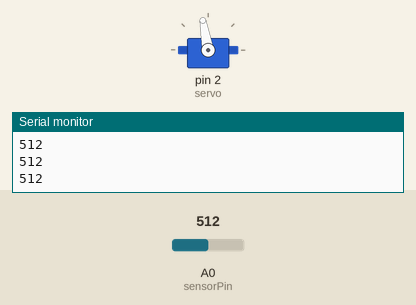
Bench run of a sketch on a simulated Arduino Uno, built with avr-gcc and run on an emulated ATmega328P. On the bench: servo, the last lines printed to the serial monitor. The test bench sets the inputs (shaded band); at power-on: A0 (sensorPin) = 512.

Above: at 1.2 s.
1.3 s: A0 (sensorPin) set to 640
2.8 s: A0 (sensorPin) set to 658
At 3.6 s:
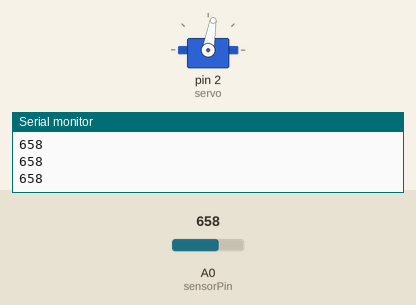
4.3 s: A0 (sensorPin) set to 511
At 5.3 s:
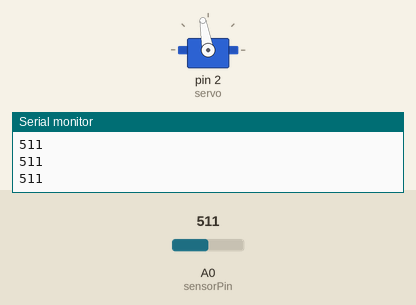
5.8 s: A0 (sensorPin) set to 660
At 7.1 s:
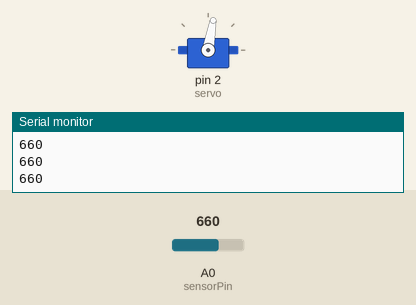
Timing chart, 0 to 8.3 s (numbered marks = the images above; inputs shaded):
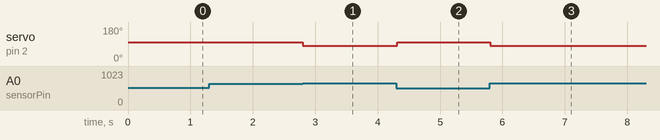

Measured:
- the behaviour switches between 649 and 650 on A0 (sensorPin) (found by bisection; images 0 and 1)
- after the input at 2.8 s, servo on pin 2 (servo): 100° → 80° at once
- after the input at 4.3 s, servo on pin 2 (servo): 80° → 100° at once
- after the input at 5.8 s, servo on pin 2 (servo): 100° → 80° at once

The sketch:

auto_dinogame_jump_c.ino
```cpp
#include <Servo.h>
Servo servo;
int sensorPin = A0;
int sensorValue = 0;
int val;
void setup() {

  servo.attach(2);
  Serial.begin(9600);
  servo.write(80);
}
void loop() {

  sensorValue = (analogRead(sensorPin));
  if (sensorValue < 650) {

    val = 100;
  }
  else {

    val =  80;
    servo.write(val);
    delay(50);
  }
  Serial.println(sensorValue);
  servo.write(val);

}
```
